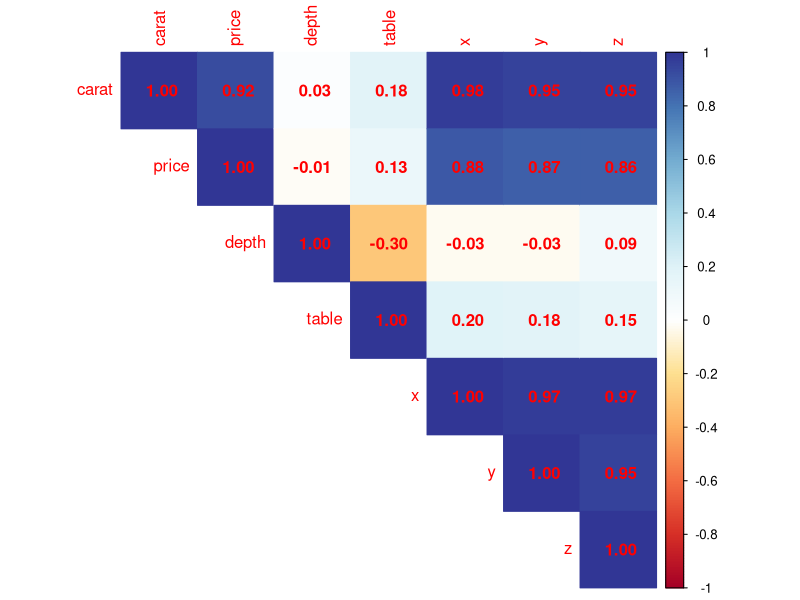
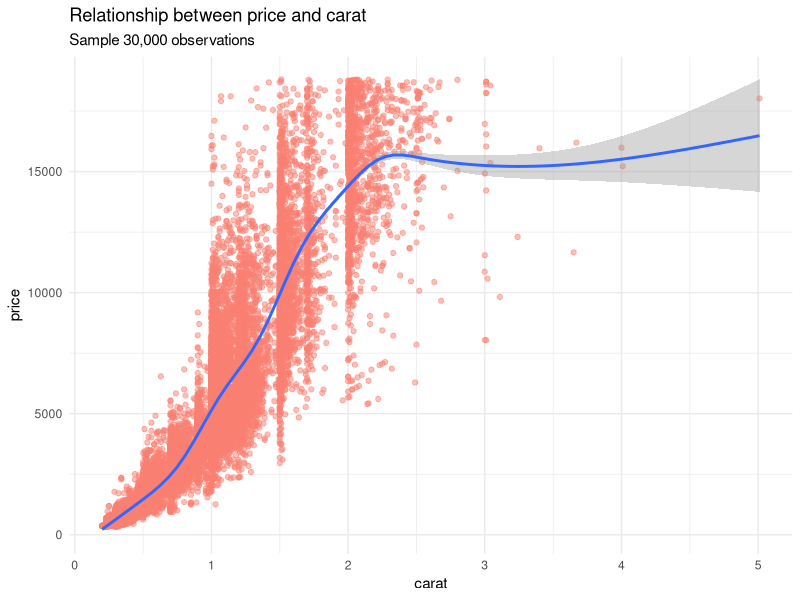
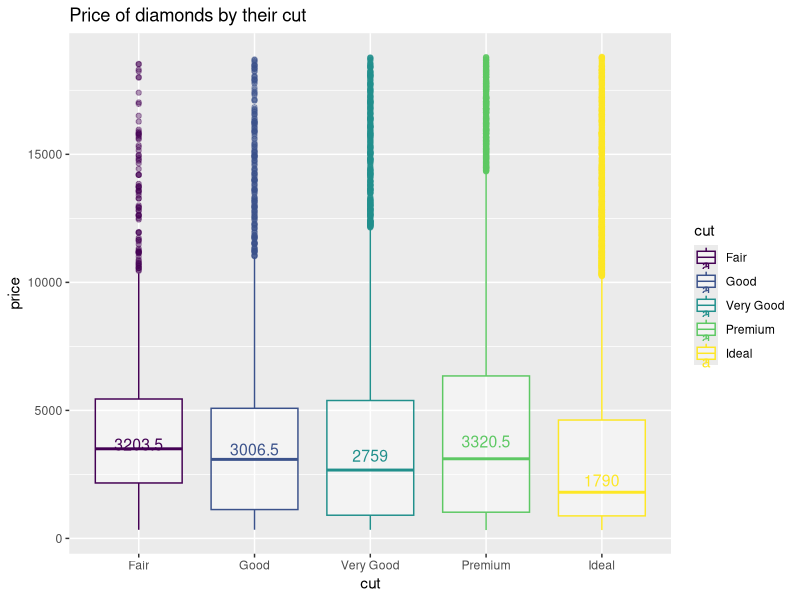
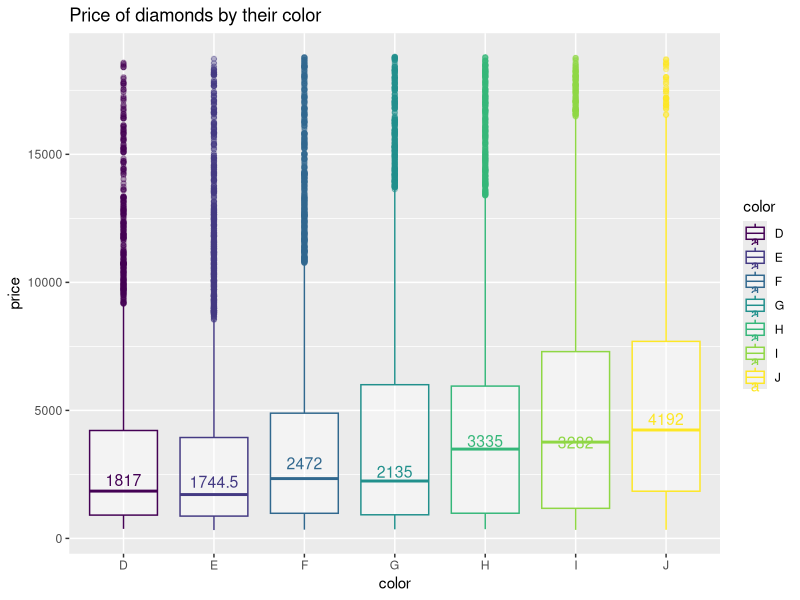
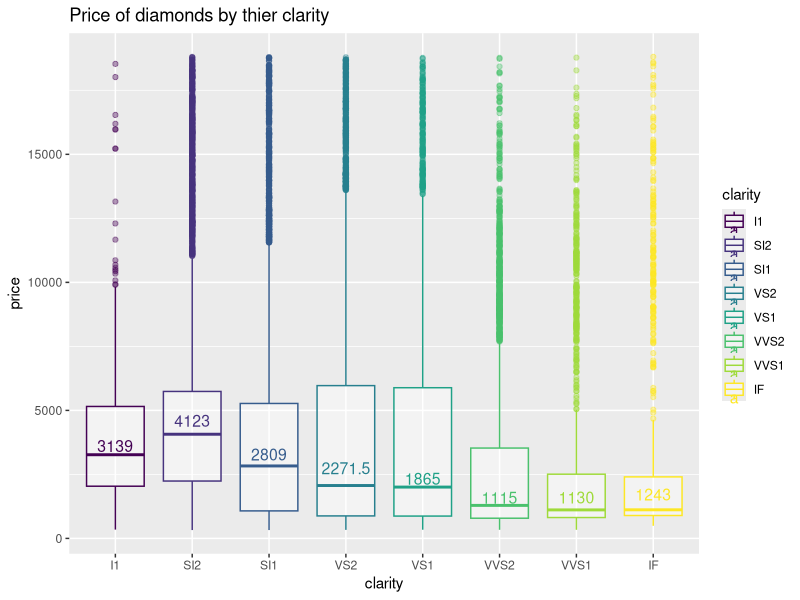

Here is the R script that generated these plots, in order:
## ---- chunk 1
library(tidyverse)
library(corrplot) # for matrix graph
## ---- chunk 2
glimpse(diamonds)
head(diamonds)
which(is.na(diamonds))
## ---- chunk 3
num <- diamonds%>%
  select(carat,
         price,
         depth,
         table,
         x,
         y,
         z)
corrplot(cor(num), method = "color", type = "upper", addCoef.col =  "red", col = COL2("RdYlBu"))
## ---- chunk 4
set.seed(42)
ggplot(diamonds%>% sample_n(30000),aes(carat,price))+
  geom_point(alpha = 0.5, col = "salmon")+
  geom_smooth()+
  theme_minimal()+
  labs(title = "Relationship between price and carat",
       subtitle = "Sample 30,000 observations")
## ---- chunk 5
set.seed(42)
median_cut <- diamonds %>%
  sample_n(3000)%>%
  group_by(cut) %>%
  summarise(median = median(price))

  ggplot(diamonds %>% sample_n(30000),aes(cut, price, color = cut)) +
  geom_boxplot(alpha = 0.4) +
  labs(title = "Price of diamonds by their cut") +
  geom_text(data = median_cut, aes(cut, median, label = median), 
            position = position_dodge(width = 0.8), size = 4, vjust = -0.5)
## ---- chunk 6
set.seed(42)
median_color <- diamonds %>%
  sample_n(3000)%>%          
  group_by(color) %>%
  summarise(median = median(price))

  ggplot(diamonds %>% sample_n(30000),aes(color, price, color = color)) +
  geom_boxplot(alpha = 0.4) +
  labs(title = "Price of diamonds by their color") +
  geom_text(data = median_color, aes(color, median, label = median), 
            position = position_dodge(width = 0.8), size = 4, vjust = -0.5)
## ---- chunk 7
set.seed(42)
median_clarity <- diamonds %>%
  sample_n(3000)%>%
  group_by(clarity) %>%
  summarise(median = median(price))

  ggplot(diamonds%>%sample_n(30000),aes(clarity, price, color = clarity)) +
  geom_boxplot(alpha = 0.4) +
  labs(title = "Price of diamonds by thier clarity") +
  geom_text(data = median_clarity, aes(clarity, median, label = median),
            position = position_dodge(width = 0.8), size = 4, vjust = -0.5)

